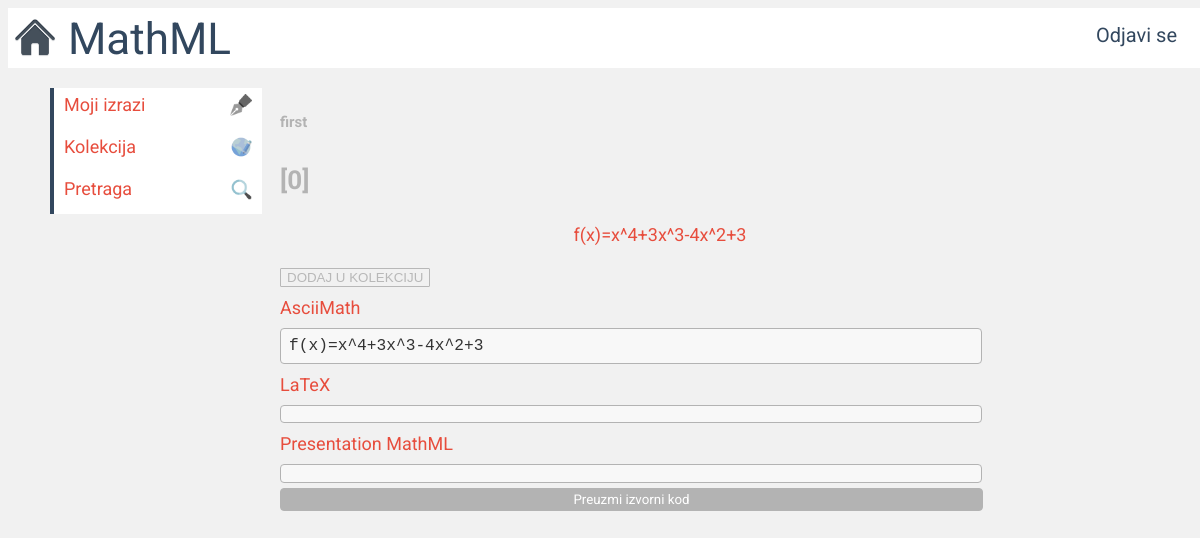
The app's page /mathml/view/Vexpression.php?id=43 (signed in) with its own data.
### tables this page shows
CREATE TABLE IF NOT EXISTS `account` (
  `id` int(11) NOT NULL AUTO_INCREMENT,
  `username` varchar(30) NOT NULL,
  `password` varchar(255) NOT NULL,
  `email` varchar(50) NOT NULL,
  `ts` timestamp NOT NULL DEFAULT CURRENT_TIMESTAMP ON UPDATE CURRENT_TIMESTAMP,
  PRIMARY KEY (`id`),
  UNIQUE KEY `username` (`username`,`email`)
);

CREATE TABLE IF NOT EXISTS `expression` (
  `id` int(11) NOT NULL AUTO_INCREMENT,
  `accid` int(11) NOT NULL,
  `name` varchar(500) NOT NULL DEFAULT 'Izraz',
  `formula` varchar(5000) NOT NULL,
  `description` text NOT NULL,
  `content` text NOT NULL,
  `popularity` int(11) NOT NULL DEFAULT '0',
  `verified` int(11) NOT NULL DEFAULT '0',
  `ts` timestamp NOT NULL DEFAULT CURRENT_TIMESTAMP ON UPDATE CURRENT_TIMESTAMP,
  PRIMARY KEY (`id`),
  KEY `popularity` (`popularity`,`verified`)
);

### mathml/model/Mdb.php (called while the page is built, shortened)
<?php
class Mdb {
    private static $dbh;
    private static $dsn;
    public static function sqlRowQuery($query) {
        try {
	    $host=self::HOST;
	    $baza=self::BAZA;
	    $user=self::USER;
	    $pass=self::PASS;
            self::$dsn = "mysql:host=$host;dbname=$baza";
            self::$dbh = new PDO(self::$dsn, $user, $pass,array(PDO::MYSQL_ATTR_INIT_COMMAND => "SET NAMES utf8"));
	    $pdo_izraz = self::$dbh->query($query);
            if ($pdo_izraz!=null) $result = $pdo_izraz->fetch();
            else $result=null;
	} catch (PDOException $exc) {
	    echo $exc->getMessage();
        }
        self::$dbh = null;
        return $result;
    }
    public static function sqlScalarQuery($query) {
        try {
	    $host=self::HOST;
	    $baza=self::BAZA;
	    $user=self::USER;
	    $pass=self::PASS;
            self::$dsn = "mysql:host=$host;dbname=$baza";
            self::$dbh = new PDO(self::$dsn, $user, $pass,array(PDO::MYSQL_ATTR_INIT_COMMAND => "SET NAMES utf8"));
            $pdo_izraz = self::$dbh->prepare($query);
            $pdo_izraz->execute();
            $result = $pdo_izraz->fetch();
        } catch (PDOException $exc) {
	    echo $exc->getMessage();
        }
        self::$dbh = null;
        return $result[0];
    }
}
?>

### mathml/model/Mexpression.php (the view, shortened to what this page needs)
<?php
    include_once '../model/Mdb.php';
    class Mexpression
    {
        public static function form($fid)
	{
            include_once '../model/Mwrapper.php';
            include_once '../model/Mlogin.php';
            $res=Mexpression::getExpression($fid);
            if ($res['verified']==1) $verified="<img src='../images/verified.png' style='height:36px;margin-bottom:-5px;' />";
            else $verified="";
	    $acc=Mlogin::getAccForId($res['accid']);
	    echo "<h5 style='color:#b3b3b3'>".$acc['username']."</h5>";
            echo "<h1 style='color:#32475e;'>$verified".$res['name']." <span style='color:#b3b3b3;font-size:26px'>[".$res['popularity']."]</span></h1>";
            echo "<div class='formula'>`".$res['formula']."`</div>";
            if (Wrapper::online())
	    {
		$accid=Mlogin::getId($_SESSION['mathmlusr']);
		if (Mexpression::mine($accid,$fid)==1)
		{
		    echo '<img style="height:22px;margin-right:60px;" src="../images/edit.png" class="user" />';
		    echo "<a href='../view/Vnew.php?id=".$res['id']."' style='color:#e74d3d;float:right;'>IZMENI</a>";
		    echo '<img height="22" src="../images/delete.png" class="user" />';
		    echo "<a href='../script/Sdelete.php?id=".$res['id']."' style='color:#e74d3d;float:right;' onclick='".'return confirm("Da li ste sigurni da želite da obrišete ovaj izraz?");'."'>OBRIŠI</a>";
		} else
		{
		    if (Mexpression::isAdded($accid,$fid)==1) $value="BRIŠI IZ KOLEKCIJE"; else $value="DODAJ U KOLEKCIJU";
		    echo "<input type='submit' id='save' value='$value' data-fid='$fid' />";
		}
	    }
		echo "<span class='heading'>AsciiMath</span>
            <pre><code id='asciimath' disabled='true' class='exp-area'>".$res['formula']."</code></pre>
		    <span class='heading'>LaTeX</span>
            <pre><code id='latex' disabled='true' class='exp-area tex'></code></pre>
			<span class='heading'>Presentation MathML</span>
            <pre><code id='mathml' disabled='true' class='exp-area html'></code></pre>";
		echo "<input type='button' id='export' value='Preuzmi izvorni kod' />";
	}
        public static function mine($accid,$fid)
        {
            $query="select count(id) from expression where id=$fid and accid=$accid";
            return Mdb::sqlScalarQuery($query);
        }
        public static function getExpression($fid)
        {
            $query="select * from expression where id=$fid";
            return Mdb::sqlRowQuery($query);
        }
        public static function isAdded($accid,$fid)
        {
            $query="select count(fid) from pinned where fid=$fid and accid=$accid";
            return Mdb::sqlScalarQuery($query);
        }
    }
?>

### mathml/style.css (style rules this page uses)
body { color:#e74d3d; font-family: 'Roboto'; font-size: 18px; //background-image: url("../images/background.jpg"); //background-repeat: repeat; background-color: #f1f1f1; }
.exp-area { //margin-top: 10px; //margin-bottom: 10px; font-family: Consolas, Menlo, Monaco, monospace; font-size: 0.9em; width: 90%; //height: 10em; border-radius: 4px; border: 1px solid #b3b3b3; //display: inline-block; //white-space: nowrap; padding: 1em 1em; //vertical-align: top; //resize: none; float: left; //background-color: white; }
.formula { text-align: center; padding: 2px; margin: 5px; }
.heading { width:100%; float:left; margin-top: 10px; margin-bottom: 10px; }
input[type="submit"] { background-color: transparent; color: #b8b8b8; border: 1px solid #b8b8b8; border-radius: 1px; -webkit-transition: all 0.2s ease-in-out; -moz-transition: all 0.2s easy-in-out; -ms-transition: all 0.2s easy-in-out; -o-transition: all 0.2s easy-in-out; transition: all 0.2s easy-in-out; }
#export { width:92.5%; font-family: 'Roboto'; float: left; border-radius: 4px; border: 1px solid #b3b3b3; padding: 3px; margin-top: 5px; margin-bottom: 5px; outline: none; background-color: #b3b3b3; color:white; }

### records on screen
account: username "first"
expression: popularity "0", formula "f(x)=x^4+3x^3-4x^2+3"
